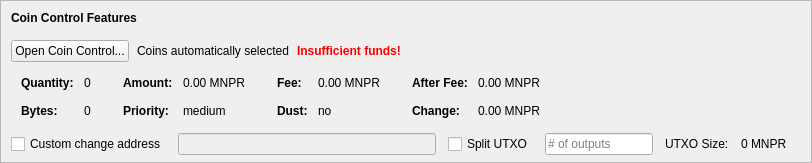
    <widget class="QFrame" name="frameCoinControl">
     <property name="sizePolicy">
      <sizepolicy hsizetype="Expanding" vsizetype="Expanding">
       <horstretch>0</horstretch>
       <verstretch>0</verstretch>
      </sizepolicy>
     </property>
     <property name="maximumSize">
      <size>
       <width>16777215</width>
       <height>16777215</height>
      </size>
     </property>
     <property name="frameShape">
      <enum>QFrame::StyledPanel</enum>
     </property>
     <property name="frameShadow">
      <enum>QFrame::Sunken</enum>
     </property>
     <layout class="QVBoxLayout" name="verticalLayoutCoinControl2">
      <property name="spacing">
       <number>0</number>
      </property>
      <property name="leftMargin">
       <number>0</number>
      </property>
      <property name="topMargin">
       <number>0</number>
      </property>
      <property name="rightMargin">
       <number>0</number>
      </property>
      <property name="bottomMargin">
       <number>6</number>
      </property>
      <item>
       <layout class="QVBoxLayout" name="verticalLayoutCoinControl" stretch="0,0,0,0,1">
        <property name="spacing">
         <number>0</number>
        </property>
        <property name="leftMargin">
         <number>10</number>
        </property>
        <property name="topMargin">
         <number>10</number>
        </property>
        <item>
         <layout class="QHBoxLayout" name="horizontalLayoutCoinControl1">
          <property name="bottomMargin">
           <number>15</number>
          </property>
          <item>
           <widget class="QLabel" name="labelCoinControlFeatures">
            <property name="sizePolicy">
             <sizepolicy hsizetype="Preferred" vsizetype="Maximum">
              <horstretch>0</horstretch>
              <verstretch>0</verstretch>
             </sizepolicy>
            </property>
            <property name="font">
             <font>
              <weight>75</weight>
              <bold>true</bold>
             </font>
            </property>
            <property name="styleSheet">
             <string notr="true">font-weight:bold;</string>
            </property>
            <property name="text">
             <string>Coin Control Features</string>
            </property>
           </widget>
          </item>
         </layout>
        </item>
        <item>
         <layout class="QHBoxLayout" name="horizontalLayoutCoinControl2" stretch="0,0,0,0">
          <property name="spacing">
           <number>8</number>
          </property>
          <property name="bottomMargin">
           <number>10</number>
          </property>
          <item>
           <widget class="QPushButton" name="pushButtonCoinControl">
            <property name="styleSheet">
             <string notr="true"/>
            </property>
            <property name="text">
             <string>Open Coin Control...</string>
            </property>
            <property name="autoDefault">
             <bool>false</bool>
            </property>
           </widget>
          </item>
          <item>
           <widget class="QLabel" name="labelCoinControlAutomaticallySelected">
            <property name="text">
             <string>Coins automatically selected</string>
            </property>
            <property name="margin">
             <number>5</number>
            </property>
           </widget>
          </item>
          <item>
           <widget class="QLabel" name="labelCoinControlInsuffFunds">
            <property name="font">
             <font>
              <weight>75</weight>
              <bold>true</bold>
             </font>
            </property>
            <property name="styleSheet">
             <string notr="true">color:red;font-weight:bold;</string>
            </property>
            <property name="text">
             <string>Insufficient funds!</string>
            </property>
            <property name="margin">
             <number>5</number>
            </property>
           </widget>
          </item>
          <item>
           <spacer name="horizontalSpacerCoinControl">
            <property name="orientation">
             <enum>Qt::Horizontal</enum>
            </property>
            <property name="sizeHint" stdset="0">
             <size>
              <width>40</width>
              <height>1</height>
             </size>
            </property>
           </spacer>
          </item>
         </layout>
        </item>
        <item>
         <widget class="QWidget" name="widgetCoinControl" native="true">
          <property name="sizePolicy">
           <sizepolicy hsizetype="Preferred" vsizetype="Preferred">
            <horstretch>0</horstretch>
            <verstretch>0</verstretch>
           </sizepolicy>
          </property>
          <property name="minimumSize">
           <size>
            <width>0</width>
            <height>0</height>
           </size>
          </property>
          <property name="styleSheet">
           <string notr="true"/>
          </property>
          <layout class="QHBoxLayout" name="horizontalLayoutCoinControl5">
           <property name="leftMargin">
            <number>0</number>
           </property>
           <property name="topMargin">
            <number>0</number>
           </property>
           <property name="rightMargin">
            <number>0</number>
           </property>
           <property name="bottomMargin">
            <number>0</number>
           </property>
           <item>
            <layout class="QHBoxLayout" name="horizontalLayoutCoinControl3" stretch="0,0,0,1">
             <property name="spacing">
              <number>20</number>
             </property>
             <property name="topMargin">
              <number>0</number>
             </property>
             <property name="bottomMargin">
              <number>10</number>
             </property>
             <item>
              <layout class="QFormLayout" name="formLayoutCoinControl1">
               <property name="horizontalSpacing">
                <number>10</number>
               </property>
               <property name="verticalSpacing">
                <number>14</number>
               </property>
               <property name="leftMargin">
                <number>10</number>
               </property>
               <property name="topMargin">
                <number>4</number>
               </property>
               <property name="rightMargin">
                <number>6</number>
               </property>
               <item row="0" column="0">
                <widget class="QLabel" name="labelCoinControlQuantityText">
                 <property name="font">
                  <font>
                   <weight>75</weight>
                   <bold>true</bold>
                  </font>
                 </property>
                 <property name="text">
                  <string>Quantity:</string>
                 </property>
                 <property name="margin">
                  <number>0</number>
                 </property>
                </widget>
               </item>
               <item row="0" column="1">
                <widget class="QLabel" name="labelCoinControlQuantity">
                 <property name="cursor">
                  <cursorShape>IBeamCursor</cursorShape>
                 </property>
                 <property name="contextMenuPolicy">
                  <enum>Qt::ActionsContextMenu</enum>
                 </property>
                 <property name="text">
                  <string notr="true">0</string>
                 </property>
                 <property name="margin">
                  <number>0</number>
                 </property>
                 <property name="textInteractionFlags">
                  <set>Qt::LinksAccessibleByMouse|Qt::TextSelectableByKeyboard|Qt::TextSelectableByMouse</set>
                 </property>
                </widget>
               </item>
               <item row="1" column="0">
                <widget class="QLabel" name="labelCoinControlBytesText">
                 <property name="font">
                  <font>
                   <weight>75</weight>
                   <bold>true</bold>
                  </font>
                 </property>
                 <property name="text">
                  <string>Bytes:</string>
                 </property>
                </widget>
               </item>
               <item row="1" column="1">
                <widget class="QLabel" name="labelCoinControlBytes">
                 <property name="cursor">
                  <cursorShape>IBeamCursor</cursorShape>
                 </property>
                 <property name="contextMenuPolicy">
                  <enum>Qt::ActionsContextMenu</enum>
                 </property>
                 <property name="text">
                  <string notr="true">0</string>
                 </property>
                 <property name="textInteractionFlags">
                  <set>Qt::LinksAccessibleByMouse|Qt::TextSelectableByKeyboard|Qt::TextSelectableByMouse</set>
                 </property>
                </widget>
               </item>
              </layout>
             </item>
             <item>
              <layout class="QFormLayout" name="formLayoutCoinControl2">
               <property name="horizontalSpacing">
                <number>10</number>
               </property>
               <property name="verticalSpacing">
                <number>14</number>
               </property>
               <property name="leftMargin">
                <number>6</number>
               </property>
               <property name="topMargin">
                <number>4</number>
               </property>
               <property name="rightMargin">
                <number>6</number>
               </property>
               <item row="0" column="0">
                <widget class="QLabel" name="labelCoinControlAmountText">
                 <property name="font">
                  <font>
                   <weight>75</weight>
                   <bold>true</bold>
                  </font>
                 </property>
                 <property name="text">
                  <string>Amount:</string>
                 </property>
                 <property name="margin">
                  <number>0</number>
                 </property>
                </widget>
               </item>
               <item row="0" column="1">
                <widget class="QLabel" name="labelCoinControlAmount">
                 <property name="cursor">
                  <cursorShape>IBeamCursor</cursorShape>
                 </property>
                 <property name="contextMenuPolicy">
                  <enum>Qt::ActionsContextMenu</enum>
                 </property>
                 <property name="text">
                  <string notr="true">0.00 MNPR</string>
                 </property>
                 <property name="textInteractionFlags">
                  <set>Qt::LinksAccessibleByMouse|Qt::TextSelectableByKeyboard|Qt::TextSelectableByMouse</set>
                 </property>
                </widget>
               </item>
               <item row="1" column="0">
                <widget class="QLabel" name="labelCoinControlPriorityText">
                 <property name="font">
                  <font>
                   <weight>75</weight>
                   <bold>true</bold>
                  </font>
                 </property>
                 <property name="text">
                  <string>Priority:</string>
                 </property>
                </widget>
               </item>
               <item row="1" column="1">
                <widget class="QLabel" name="labelCoinControlPriority">
                 <property name="cursor">
                  <cursorShape>IBeamCursor</cursorShape>
                 </property>
                 <property name="contextMenuPolicy">
                  <enum>Qt::ActionsContextMenu</enum>
                 </property>
                 <property name="text">
                  <string>medium</string>
                 </property>
                 <property name="textInteractionFlags">
                  <set>Qt::LinksAccessibleByMouse|Qt::TextSelectableByKeyboard|Qt::TextSelectableByMouse</set>
                 </property>
                </widget>
               </item>
              </layout>
             </item>
             <item>
              <layout class="QFormLayout" name="formLayoutCoinControl3">
               <property name="horizontalSpacing">
                <number>10</number>
               </property>
               <property name="verticalSpacing">
                <number>14</number>
               </property>
               <property name="leftMargin">
                <number>6</number>
               </property>
               <property name="topMargin">
                <number>4</number>
               </property>
               <property name="rightMargin">
                <number>6</number>
               </property>
               <item row="0" column="0">
                <widget class="QLabel" name="labelCoinControlFeeText">
                 <property name="font">
                  <font>
                   <weight>75</weight>
                   <bold>true</bold>
                  </font>
                 </property>
                 <property name="text">
                  <string>Fee:</string>
                 </property>
                 <property name="margin">
                  <number>0</number>
                 </property>
                </widget>
               </item>
               <item row="0" column="1">
                <widget class="QLabel" name="labelCoinControlFee">
                 <property name="cursor">
                  <cursorShape>IBeamCursor</cursorShape>
                 </property>
                 <property name="contextMenuPolicy">
                  <enum>Qt::ActionsContextMenu</enum>
                 </property>
                 <property name="text">
                  <string notr="true">0.00 MNPR</string>
                 </property>
                 <property name="textInteractionFlags">
                  <set>Qt::LinksAccessibleByMouse|Qt::TextSelectableByKeyboard|Qt::TextSelectableByMouse</set>
                 </property>
                </widget>
               </item>
               <item row="1" column="0">
                <widget class="QLabel" name="labelCoinControlLowOutputText">
                 <property name="font">
                  <font>
                   <weight>75</weight>
                   <bold>true</bold>
                  </font>
                 </property>
                 <property name="text">
                  <string>Dust:</string>
                 </property>
                </widget>
               </item>
               <item row="1" column="1">
                <widget class="QLabel" name="labelCoinControlLowOutput">
                 <property name="cursor">
                  <cursorShape>IBeamCursor</cursorShape>
                 </property>
                 <property name="contextMenuPolicy">
                  <enum>Qt::ActionsContextMenu</enum>
                 </property>
                 <property name="text">
                  <string>no</string>
                 </property>
                 <property name="textInteractionFlags">
                  <set>Qt::LinksAccessibleByMouse|Qt::TextSelectableByKeyboard|Qt::TextSelectableByMouse</set>
                 </property>
                </widget>
               </item>
              </layout>
             </item>
             <item>
              <layout class="QFormLayout" name="formLayoutCoinControl4">
               <property name="horizontalSpacing">
                <number>10</number>
               </property>
               <property name="verticalSpacing">
                <number>14</number>
               </property>
               <property name="leftMargin">
                <number>6</number>
               </property>
               <property name="topMargin">
                <number>4</number>
               </property>
               <property name="rightMargin">
                <number>6</number>
               </property>
               <item row="0" column="0">
                <widget class="QLabel" name="labelCoinControlAfterFeeText">
                 <property name="font">
                  <font>
                   <weight>75</weight>
                   <bold>true</bold>
                  </font>
                 </property>
                 <property name="text">
                  <string>After Fee:</string>
                 </property>
                 <property name="margin">
                  <number>0</number>
                 </property>
                </widget>
               </item>
               <item row="0" column="1">
                <widget class="QLabel" name="labelCoinControlAfterFee">
                 <property name="cursor">
                  <cursorShape>IBeamCursor</cursorShape>
                 </property>
                 <property name="contextMenuPolicy">
                  <enum>Qt::ActionsContextMenu</enum>
                 </property>
                 <property name="text">
                  <string notr="true">0.00 MNPR</string>
                 </property>
                 <property name="textInteractionFlags">
                  <set>Qt::LinksAccessibleByMouse|Qt::TextSelectableByKeyboard|Qt::TextSelectableByMouse</set>
                 </property>
                </widget>
               </item>
               <item row="1" column="0">
                <widget class="QLabel" name="labelCoinControlChangeText">
                 <property name="font">
                  <font>
                   <weight>75</weight>
                   <bold>true</bold>
                  </font>
                 </property>
                 <property name="text">
                  <string>Change:</string>
                 </property>
                </widget>
               </item>
               <item row="1" column="1">
                <widget class="QLabel" name="labelCoinControlChange">
                 <property name="cursor">
                  <cursorShape>IBeamCursor</cursorShape>
                 </property>
                 <property name="contextMenuPolicy">
                  <enum>Qt::ActionsContextMenu</enum>
                 </property>
                 <property name="text">
                  <string notr="true">0.00 MNPR</string>
                 </property>
                 <property name="textInteractionFlags">
                  <set>Qt::LinksAccessibleByMouse|Qt::TextSelectableByKeyboard|Qt::TextSelectableByMouse</set>
                 </property>
                </widget>
               </item>
              </layout>
             </item>
            </layout>
           </item>
          </layout>
         </widget>
        </item>
        <item>
         <layout class="QHBoxLayout" name="horizontalLayoutCoinControl4" stretch="0,0,0,0,0,0,0">
          <property name="spacing">
           <number>12</number>
          </property>
          <property name="sizeConstraint">
           <enum>QLayout::SetDefaultConstraint</enum>
          </property>
          <property name="topMargin">
           <number>5</number>
          </property>
          <property name="rightMargin">
           <number>5</number>
          </property>
          <item>
           <widget class="QCheckBox" name="checkBoxCoinControlChange">
            <property name="toolTip">
             <string>If this is activated, but the change address is empty or invalid, change will be sent to a newly generated address.</string>
            </property>
            <property name="text">
             <string>Custom change address</string>
            </property>
           </widget>
          </item>
          <item>
           <widget class="QValidatedLineEdit" name="lineEditCoinControlChange">
            <property name="enabled">
             <bool>false</bool>
            </property>
            <property name="sizePolicy">
             <sizepolicy hsizetype="Expanding" vsizetype="Fixed">
              <horstretch>0</horstretch>
              <verstretch>0</verstretch>
             </sizepolicy>
            </property>
           </widget>
          </item>
          <item>
           <widget class="QCheckBox" name="splitBlockCheckBox">
            <property name="text">
             <string>Split UTXO</string>
            </property>
           </widget>
          </item>
          <item>
           <widget class="QLineEdit" name="splitBlockLineEdit">
            <property name="sizePolicy">
             <sizepolicy hsizetype="Fixed" vsizetype="Fixed">
              <horstretch>50</horstretch>
              <verstretch>0</verstretch>
             </sizepolicy>
            </property>
            <property name="placeholderText">
             <string># of outputs</string>
            </property>
           </widget>
          </item>
          <item>
           <widget class="QLabel" name="labelBlockSizeText">
            <property name="text">
             <string>UTXO Size:</string>
            </property>
           </widget>
          </item>
          <item>
           <widget class="QLabel" name="labelBlockSize">
            <property name="text">
             <string>0 MNPR</string>
            </property>
           </widget>
          </item>
          <item>
           <widget class="QLabel" name="labelCoinControlChangeLabel">
            <property name="sizePolicy">
             <sizepolicy hsizetype="Preferred" vsizetype="Expanding">
              <horstretch>0</horstretch>
              <verstretch>0</verstretch>
             </sizepolicy>
            </property>
            <property name="minimumSize">
             <size>
              <width>0</width>
              <height>0</height>
             </size>
            </property>
            <property name="text">
             <string/>
            </property>
            <property name="margin">
             <number>3</number>
            </property>
           </widget>
          </item>
         </layout>
        </item>
        <item>
         <spacer name="verticalSpacerCoinControl">
          <property name="orientation">
           <enum>Qt::Vertical</enum>
          </property>
          <property name="sizeHint" stdset="0">
           <size>
            <width>800</width>
            <height>1</height>
           </size>
          </property>
         </spacer>
        </item>
       </layout>
      </item>
     </layout>
    </widget>
